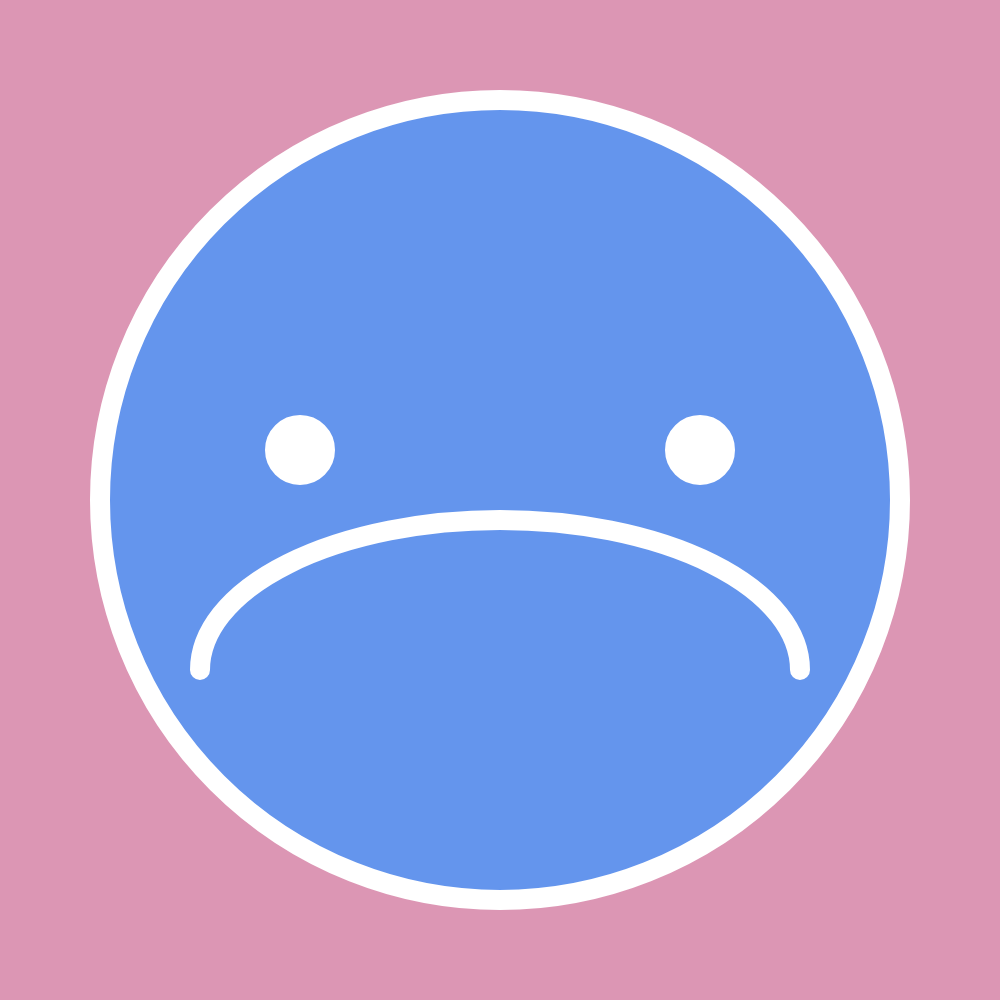
Frame 1 (no input)
Frame 60 (no input): identical to frame 1, image omitted
Frame 120 (the mouse pressed at the canvas centre since frame 60): identical to frame 1, image omitted

The p5.js sketch that drew this single still picture (run headless with seeded random() and noise() and a simulated clock; from frame 60 on, the mouse is pressed at the canvas centre):

// p5.js sketch
// ── sketch.js
function setup() {
  createCanvas(1000, 1000);
}

function draw() {
  background(220, 150, 180);

  fill("cornflowerblue");
  strokeWeight(20)
  stroke("white")
  ellipse(500, 500, 800);

  fill("white")
  ellipse(300, 450, 50)
  ellipse(700, 450, 50)

  noFill()
  arc(500, 670, 600, 300, PI, 0);
}
